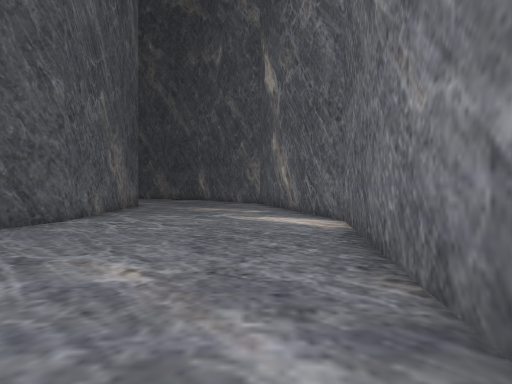
View 1 (above)

20 first-person views from a walk through a 3-D level made in the Unity game engine. The camera is 1.4 m above the floor, looks level and sees 80° across. The floor is counted in squares, 2 m on a side. Each view is taken from the middle of a square. On the plan, view 1 faces up. The plan holds only what a view shows up to about 10 squares ahead; the rest is blank. The place goes on beyond the plan. The player is left out. Some animated figures are left out.

View 2
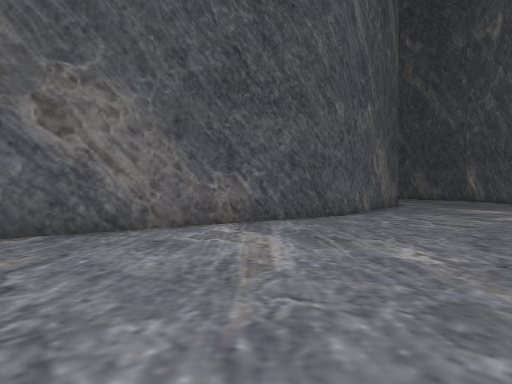

View 3
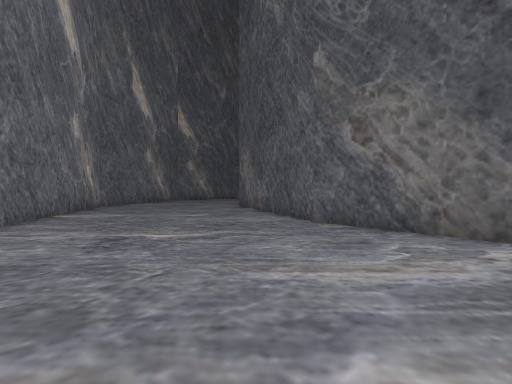

View 4
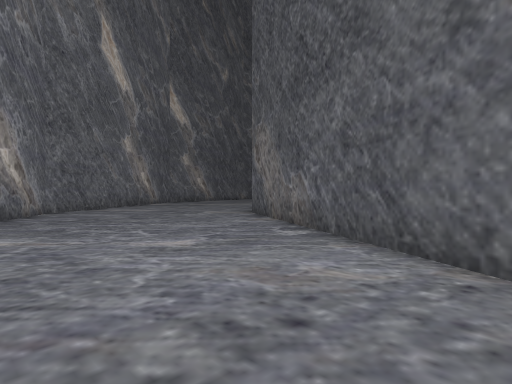

View 5
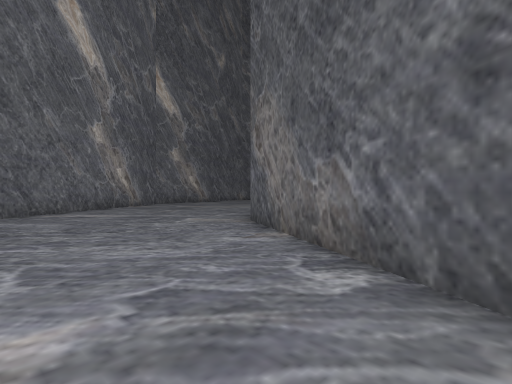

View 6
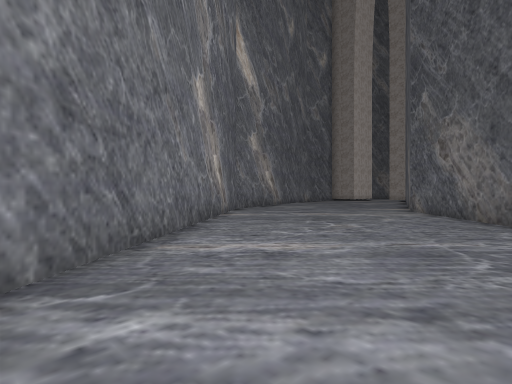

View 7
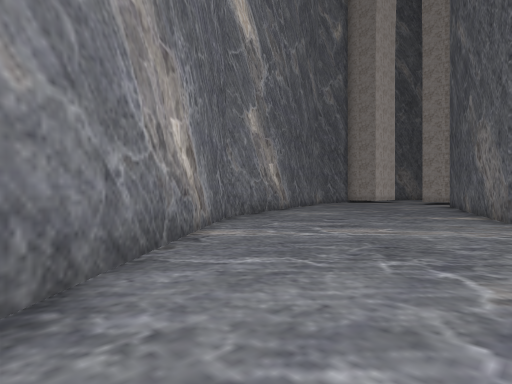

View 8
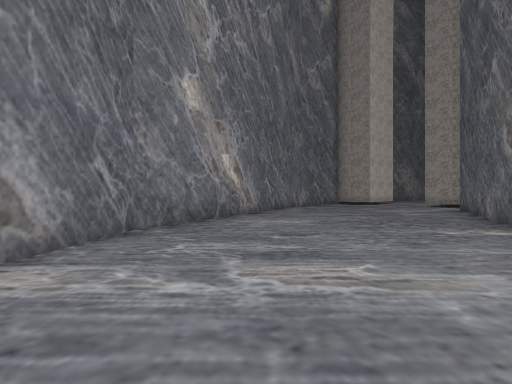

View 9
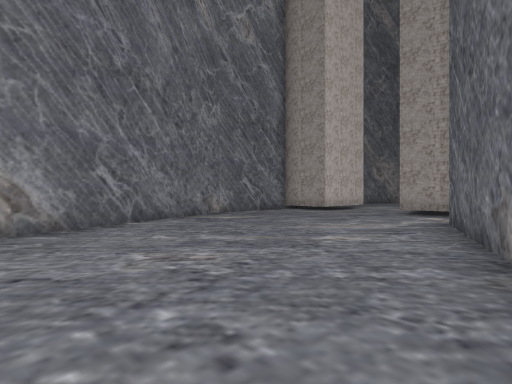

View 10
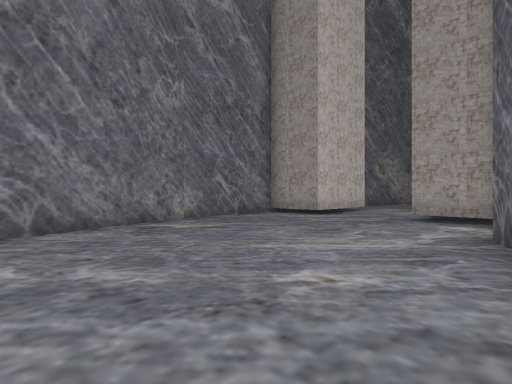

View 11
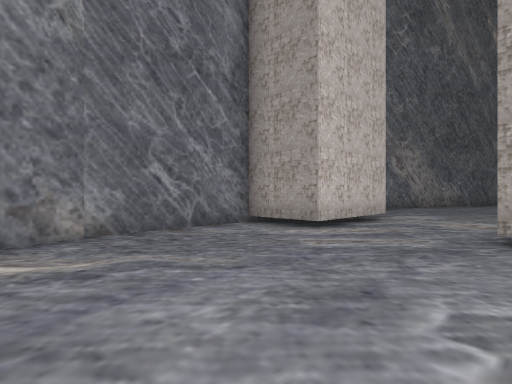

View 12
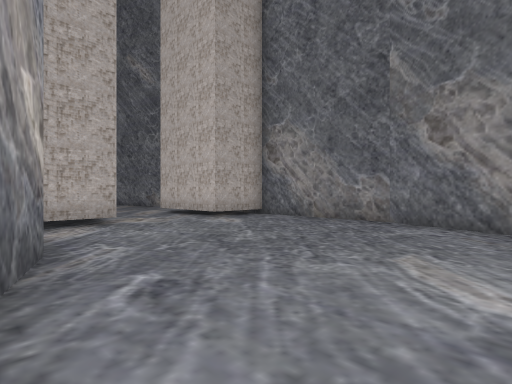

View 13
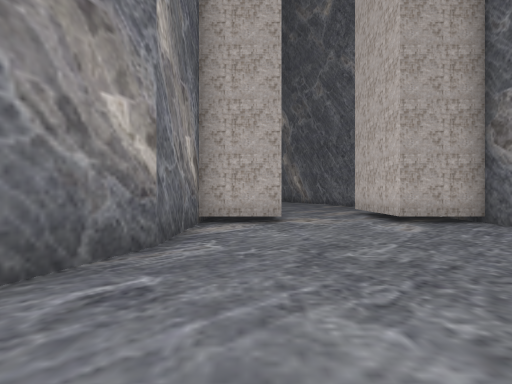

View 14
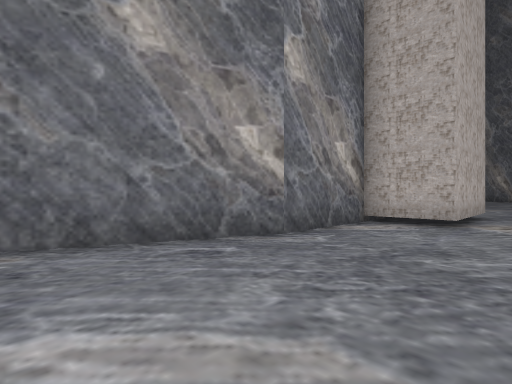

View 15
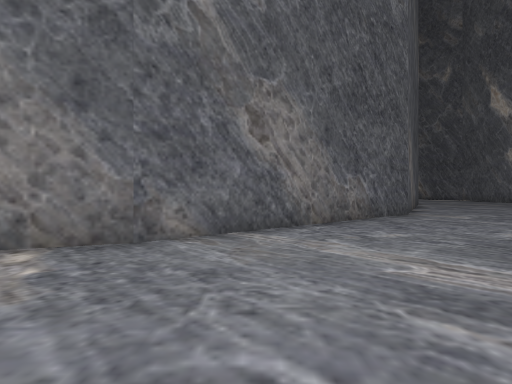

View 16
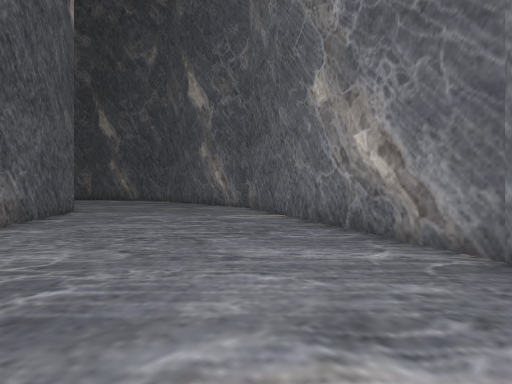

View 17
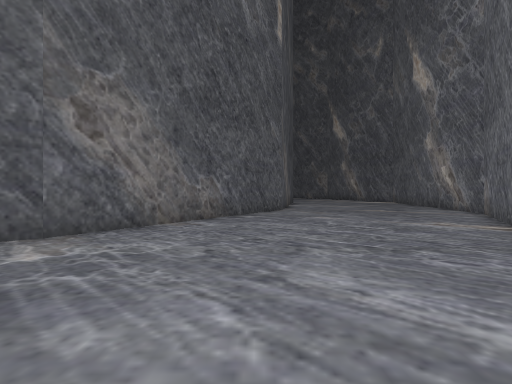

View 18
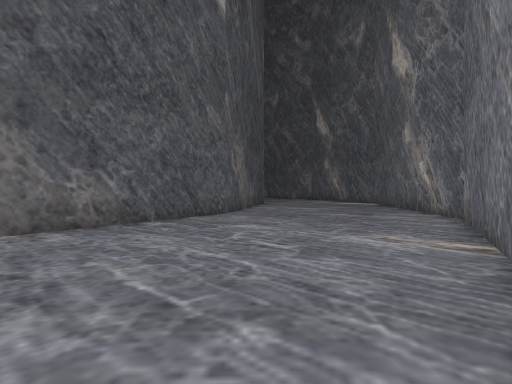

View 19
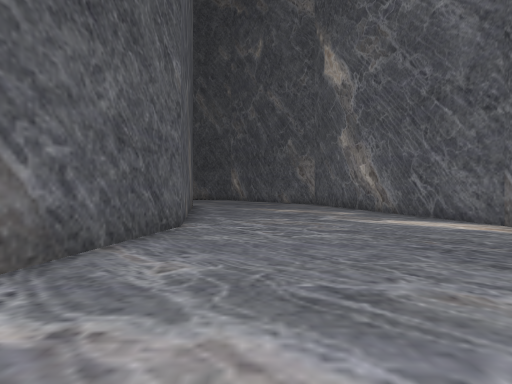

View 20
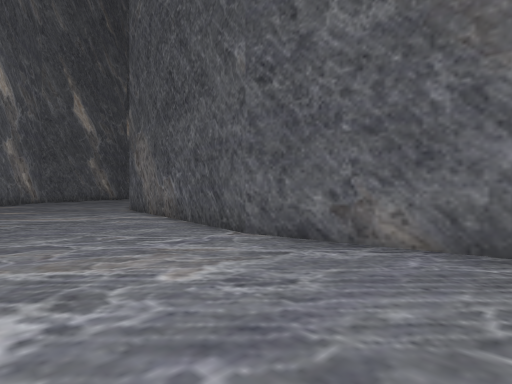

### Floor plan
Points are (right, up) in squares from view 1. A wall is a line through its corners. A room is listed if a view was taken in it or the views show most of it. See-through windows are left out.
Room 1 (views 1, 2, 3, 4, 5, 6, 7, 8, 9, 10, 11, 12, 13, 14, 15, 16, 17, 18, 19, 20)
walls: (-26.9, -17) (-26.9, -18.6) (-30.1, -18.6) (-30.1, -16.6); (1.1, 1.3) (2.1, 7.3) (1.4, 11.1); (-29.6, -16.7) (-33, -16.7) (-36.7, -15.4); (-27.2, -23.2) (-23.5, -23.2) (-13.4, -19.5) (-5.1, -12.6) (0.2, -3.3) (0.7, -1); (-30.1, -23.2) (-30.1, -21.3) (-26.9, -21.3) (-26.9, -23.2); (-5.1, 10.7) (-4.5, 7.2) (-6, -1.1) (-10.2, -8.4) (-16.7, -13.8) (-24.6, -16.7); (-36.5, -22.4) (-34.2, -23.2) (-29.6, -23.2)

Positions as (right, up) in squares from view 1, and headings:
1: (0, 0), facing up
2: (0, -1), facing up-left
3: (0, 3), facing down-left
4: (-3, -1), facing down-left
5: (-5, -3), facing down-left
6: (-5, -10), facing down-left
7: (-8, -13), facing down-left
8: (-11, -14), facing down-left
9: (-17, -15), facing down-left
10: (-19, -16), facing down-left
11: (-22, -18), facing down-left
12: (-37, -16), facing down-right
13: (-37, -18), facing right
14: (-37, -20), facing up-right
15: (-15, -18), facing up
16: (-9, -13), facing up-right
17: (-7, -13), facing up
18: (-5, -11), facing up
19: (-3, 1), facing up
20: (-1, 11), facing down-left
